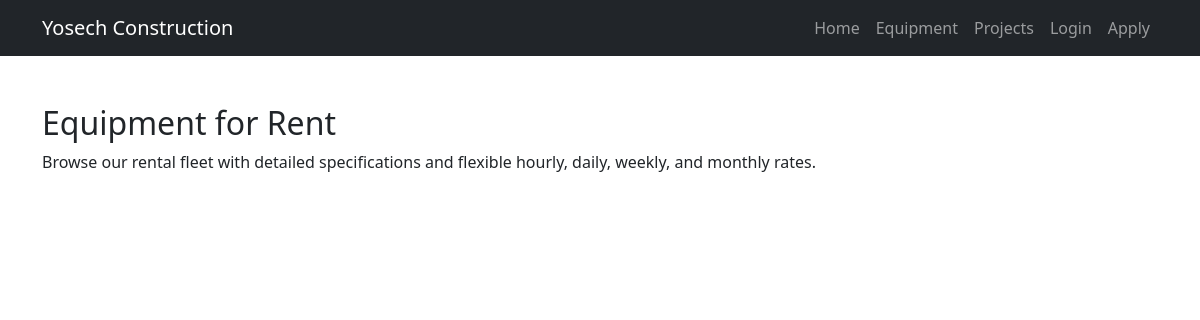
The page /equipment.php on the database as committed earlier.
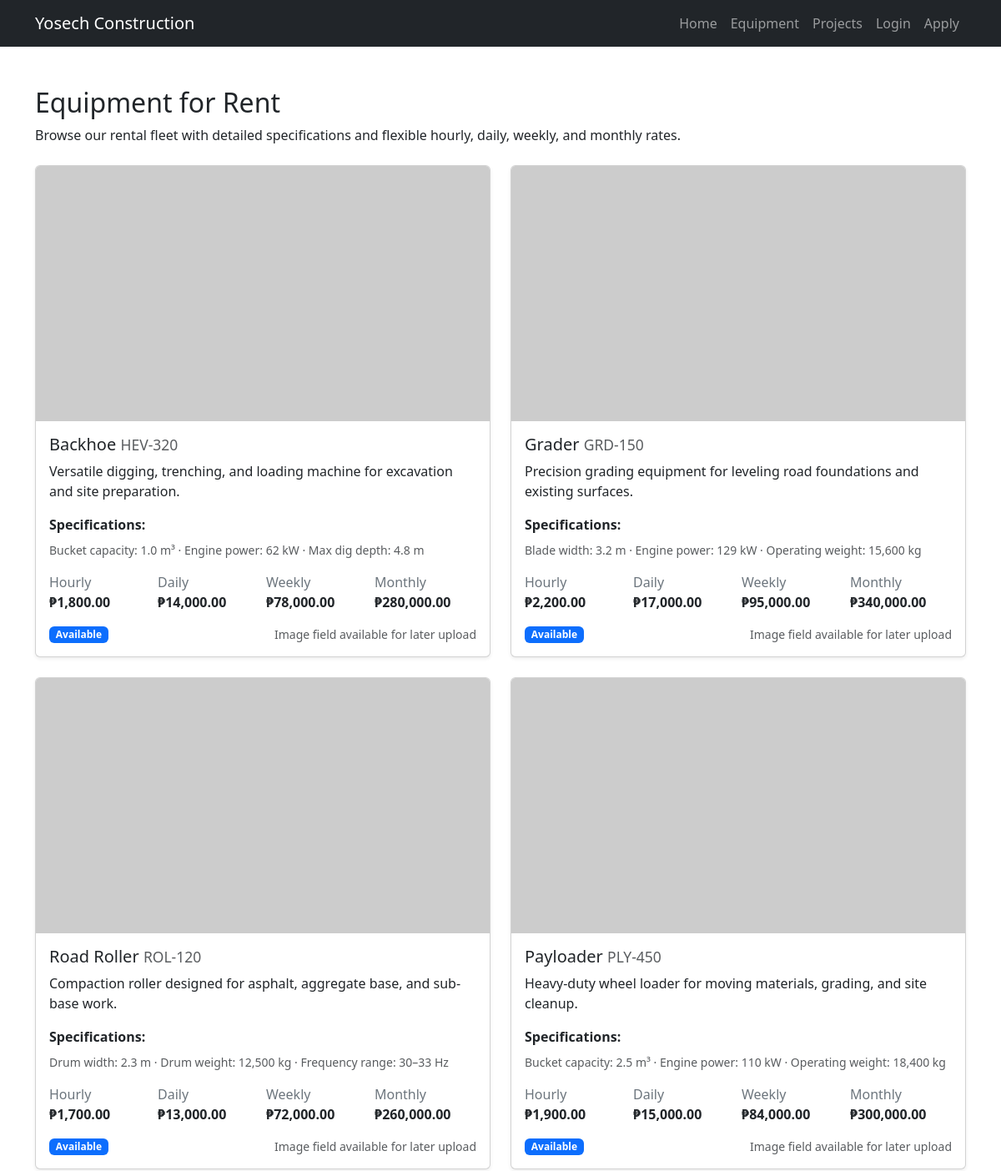
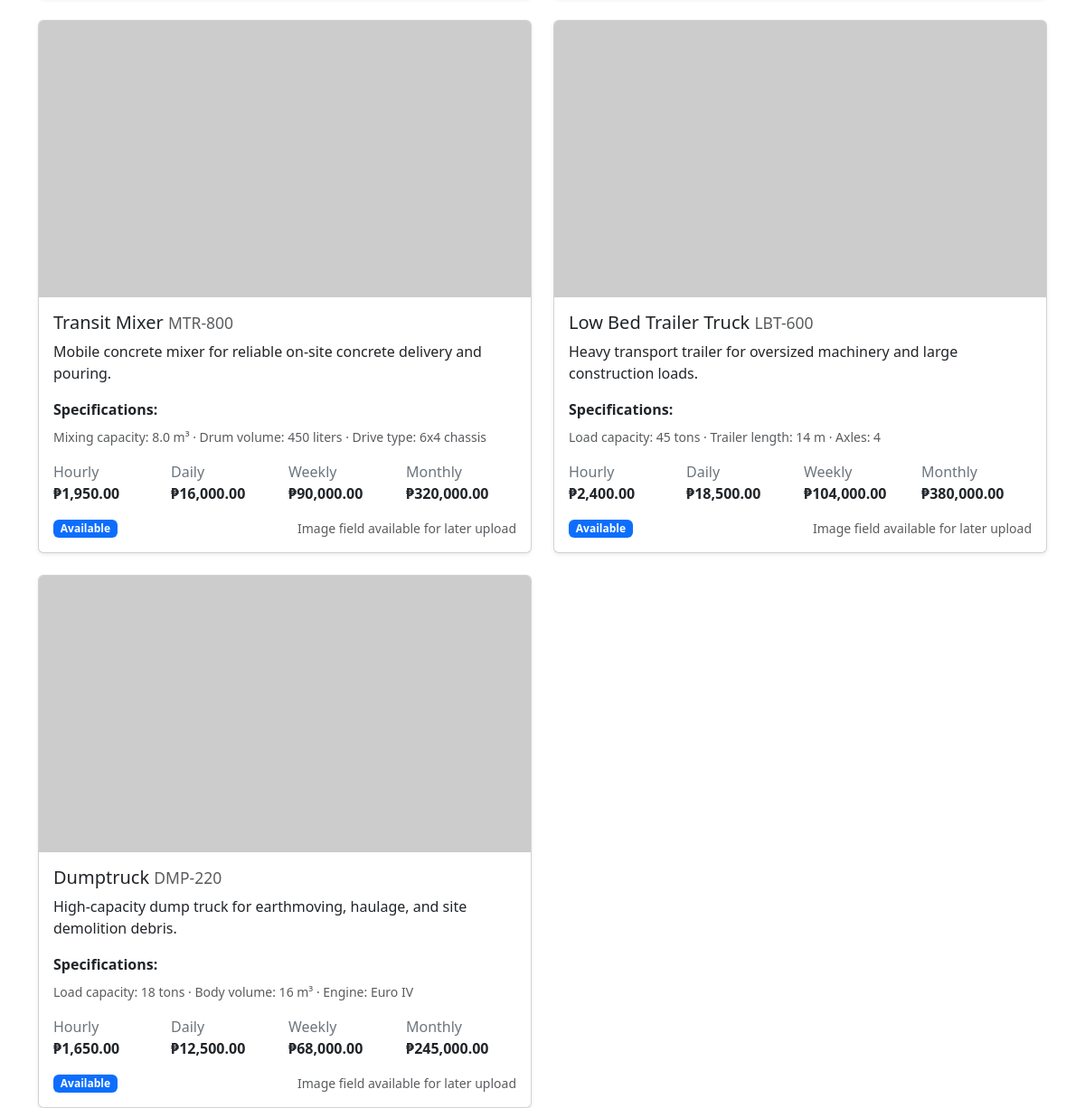
The same page on the database as committed later (2 pictures, top to bottom).
### tables this page shows
CREATE TABLE IF NOT EXISTS EquipmentOffering (
    EquipmentOfferingID INT AUTO_INCREMENT PRIMARY KEY,
    Name VARCHAR(100) NOT NULL,
    Model VARCHAR(100),
    Description TEXT,
    Specs TEXT,
    HourlyRate DECIMAL(10,2) NOT NULL DEFAULT 0.00,
    DailyRate DECIMAL(10,2) NOT NULL DEFAULT 0.00,
    WeeklyRate DECIMAL(10,2) NOT NULL DEFAULT 0.00,
    MonthlyRate DECIMAL(10,2) NOT NULL DEFAULT 0.00,
    AvailabilityStatus ENUM('Available', 'Unavailable', 'Under Maintenance') NOT NULL DEFAULT 'Available',
    ImageURL VARCHAR(255),
    UNIQUE KEY uq_equipment_name (Name)
);

### equipment.php (the view)
<?php
include("config/database.php");
include("includes/header.php");
include("includes/navbar.php");
$result = mysqli_query(
    $conn,
    "SELECT * FROM EquipmentOffering ORDER BY EquipmentOfferingID ASC"
);
?>
<div class="container mt-5">
<h2>Equipment for Rent</h2>
<p class="mb-4">Browse our rental fleet with detailed specifications and flexible hourly, daily, weekly, and monthly rates.</p>
<div class="row gy-4">
<?php while($row = mysqli_fetch_assoc($result)){ ?>
<div class="col-lg-6">
    <div class="card shadow-sm showcase-card h-100">
        <img src="<?= !empty($row['ImageURL']) ? htmlspecialchars($row['ImageURL']) : 'https://via.placeholder.com/800x450?text=Add+Equipment+Photo' ?>" class="card-img-top showcase-image" alt="<?= htmlspecialchars($row['Name']) ?>">
        <div class="card-body">
            <h5 class="card-title"><?= htmlspecialchars($row['Name']) ?> <small class="text-muted"><?= htmlspecialchars($row['Model']) ?></small></h5>
            <p class="card-text"><?= nl2br(htmlspecialchars($row['Description'])) ?></p>
            <p class="mb-2"><strong>Specifications:</strong></p>
            <p class="small text-muted mb-3"><?= nl2br(htmlspecialchars($row['Specs'])) ?></p>
            <div class="row gx-2 gy-2 mb-3">
                <div class="col-6 col-sm-3"><span class="d-block text-secondary">Hourly</span><strong>₱<?= number_format($row['HourlyRate'], 2) ?></strong></div>
                <div class="col-6 col-sm-3"><span class="d-block text-secondary">Daily</span><strong>₱<?= number_format($row['DailyRate'], 2) ?></strong></div>
                <div class="col-6 col-sm-3"><span class="d-block text-secondary">Weekly</span><strong>₱<?= number_format($row['WeeklyRate'], 2) ?></strong></div>
                <div class="col-6 col-sm-3"><span class="d-block text-secondary">Monthly</span><strong>₱<?= number_format($row['MonthlyRate'], 2) ?></strong></div>
            </div>
            <div class="d-flex justify-content-between align-items-center">
                <span class="badge bg-primary"><?= htmlspecialchars($row['AvailabilityStatus']) ?></span>
                <small class="text-muted">Image field available for later upload</small>
            </div>
        </div>
    </div>
</div>
<?php } ?>
</div>
</div>
<?php include("includes/footer.php"); ?>

### includes/header.php (shortened to what this page needs)
<!DOCTYPE html>
<html lang="en">
<head>
<link href="https://cdn.jsdelivr.net/npm/bootstrap@5.3.3/dist/css/bootstrap.min.css" rel="stylesheet">
<link rel="stylesheet" href="<?= BASE_URL ?>/assets/css/style.css">
</head>
<body>

### includes/navbar.php (shortened to what this page needs)
<nav class="navbar navbar-expand-lg navbar-dark bg-dark">
<div class="container">
<a class="navbar-brand" href="<?= BASE_URL ?>/index.php">
Yosech Construction
</a>
<div class="collapse navbar-collapse" id="nav">
<ul class="navbar-nav ms-auto">
<li class="nav-item">
<a class="nav-link" href="<?= BASE_URL ?>/index.php">Home</a>
</li>
<li class="nav-item">
<a class="nav-link" href="<?= BASE_URL ?>/equipment.php">Equipment</a>
</li>
<li class="nav-item">
<a class="nav-link" href="<?= BASE_URL ?>/projects.php">Projects</a>
</li>
<?php if(isset($_SESSION['user_type']) && $_SESSION['user_type'] === 'Client'): ?>
<li class="nav-item">
<a class="nav-link" href="<?= BASE_URL ?>/track_project.php">My Projects</a>
</li>
<li class="nav-item">
<a class="nav-link" href="<?= BASE_URL ?>/logout.php">Logout</a>
</li>
<?php else: ?>
<li class="nav-item">
<a class="nav-link" href="<?= BASE_URL ?>/login.php">Login</a>
</li>
<li class="nav-item">
<a class="nav-link" href="<?= BASE_URL ?>/apply.php">Apply</a>
</li>
<?php endif; ?>
</ul>
</div>
</div>
</nav>

### includes/footer.php (shortened to what this page needs)
</body>
</html>

Rows that differ between the two databases and show on the page:
added equipmentoffering: Name "Backhoe", Model "HEV-320", Description "Versatile digging, trenching, and loading machine for excavation and site preparation.", Specs "Bucket capacity: 1.0 m³ · Engine power: 62 kW · Max dig depth: 4.8 m", HourlyRate "1,800.00", DailyRate "14,000.00", WeeklyRate "78,000.00", MonthlyRate "280,000.00", AvailabilityStatus "Available"
added equipmentoffering: Name "Grader", Model "GRD-150", Description "Precision grading equipment for leveling road foundations and existing surfaces.", Specs "Blade width: 3.2 m · Engine power: 129 kW · Operating weight: 15,600 kg", HourlyRate "2,200.00", DailyRate "17,000.00", WeeklyRate "95,000.00", MonthlyRate "340,000.00", AvailabilityStatus "Available"
added equipmentoffering: Name "Road Roller", Model "ROL-120", Description "Compaction roller designed for asphalt, aggregate base, and sub-base work.", Specs "Drum width: 2.3 m · Drum weight: 12,500 kg · Frequency range: 30–33 Hz", HourlyRate "1,700.00", DailyRate "13,000.00", WeeklyRate "72,000.00", MonthlyRate "260,000.00", AvailabilityStatus "Available"
added equipmentoffering: Name "Payloader", Model "PLY-450", Description "Heavy-duty wheel loader for moving materials, grading, and site cleanup.", Specs "Bucket capacity: 2.5 m³ · Engine power: 110 kW · Operating weight: 18,400 kg", HourlyRate "1,900.00", DailyRate "15,000.00", WeeklyRate "84,000.00", MonthlyRate "300,000.00", AvailabilityStatus "Available"
added equipmentoffering: Name "Transit Mixer", Model "MTR-800", Description "Mobile concrete mixer for reliable on-site concrete delivery and pouring.", Specs "Mixing capacity: 8.0 m³ · Drum volume: 450 liters · Drive type: 6x4 chassis", HourlyRate "1,950.00", DailyRate "16,000.00", WeeklyRate "90,000.00", MonthlyRate "320,000.00", AvailabilityStatus "Available"
added equipmentoffering: Name "Low Bed Trailer Truck", Model "LBT-600", Description "Heavy transport trailer for oversized machinery and large construction loads.", Specs "Load capacity: 45 tons · Trailer length: 14 m · Axles: 4", HourlyRate "2,400.00", DailyRate "18,500.00", WeeklyRate "104,000.00", MonthlyRate "380,000.00", AvailabilityStatus "Available"
added equipmentoffering: Name "Dumptruck", Model "DMP-220", Description "High-capacity dump truck for earthmoving, haulage, and site demolition debris.", Specs "Load capacity: 18 tons · Body volume: 16 m³ · Engine: Euro IV", HourlyRate "1,650.00", DailyRate "12,500.00", WeeklyRate "68,000.00", MonthlyRate "245,000.00", AvailabilityStatus "Available"
